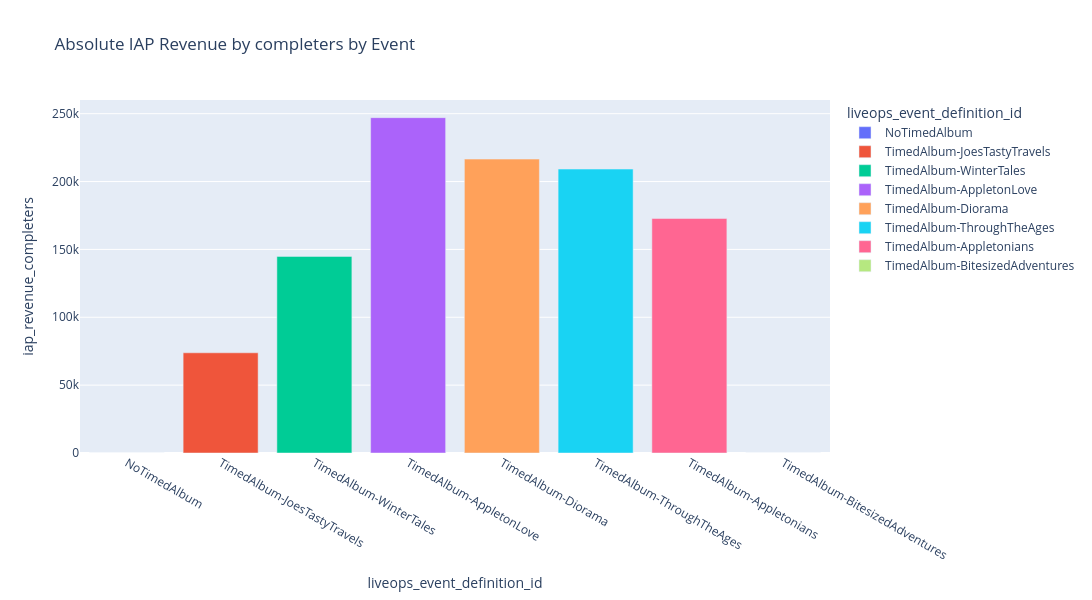
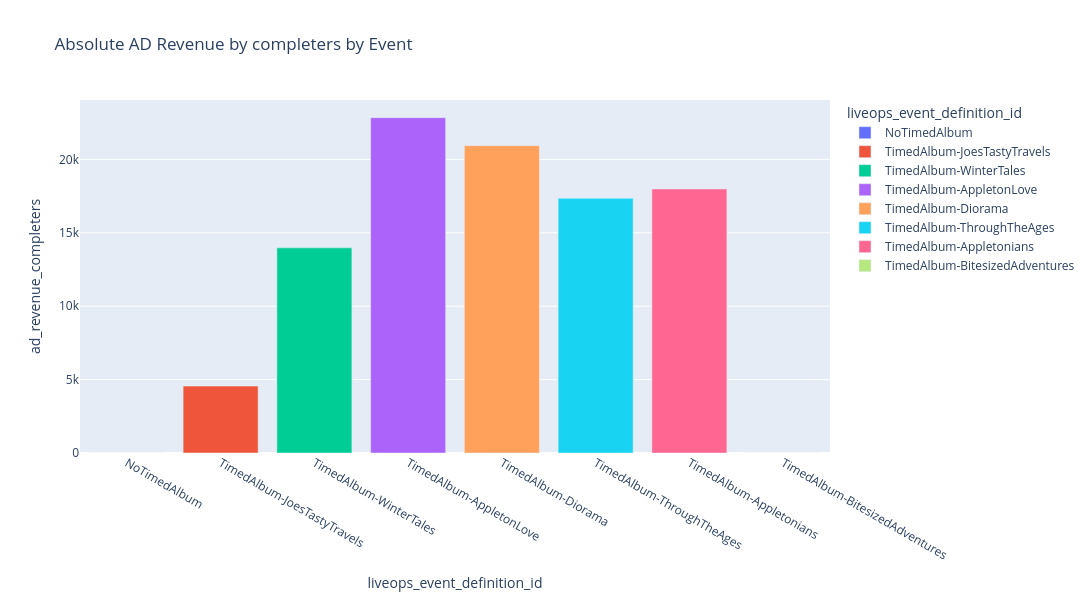

Notebook cell for these charts, in order:
### Markdown cell above
### Revenue

Bar charts of absolute and percentage IAP and ad revenue contributed by completers, compared across events.

### Code cell
fig = px.bar(data_completers_per_event, 
# Bar chart of absolute IAP revenue from completers per event
              x='liveops_event_definition_id', 
              y='iap_revenue_completers',
              color='liveops_event_definition_id',
              title='Absolute IAP Revenue by completers by Event',
              width=1200,
              height=600,
              hover_data={'iap_revenue_completers': ':.0f', 'unique_completers': True, 'pct_change_iap_revenue_completers': ':.2%'},
              category_orders={'liveops_event_definition_id': custom_order})

fig.show()

fig = px.bar(data_completers_per_event, 
              x='liveops_event_definition_id', 
              y='ad_revenue_completers',
              color='liveops_event_definition_id',
              title='Absolute AD Revenue by completers by Event',
              width=1200,
              height=600,
              hover_data={'ad_revenue_completers': ':.0f', 'unique_completers': True, 'pct_change_adrevenue_completers': ':.2%'},
              category_orders={'liveops_event_definition_id': custom_order})

fig.show()

### Figure 1 — Plotly figure (JSON) as saved in the notebook; plotly's stock layout.template omitted (floating-point values rounded to 4 significant figures)
{"data": [{"customdata": [[0.0, NaN]], "hovertemplate": "liveops_event_definition_id=%{x}<br>iap_revenue_completers=%{y:.0f}<br>unique_completers=%{customdata[0]}<br>pct_change_iap_revenue_completers=%{customdata[1]:.2%}<extra></extra>", "legendgroup": "NoTimedAlbum", "marker": {"color": "#636efa", "pattern": {"shape": ""}}, "name": "NoTimedAlbum", "orientation": "v", "showlegend": true, "textposition": "auto", "type": "bar", "x": ["NoTimedAlbum"], "xaxis": "x", "y": [0.0], "yaxis": "y"}, {"customdata": [[2381.0, Infinity]], "hovertemplate": "liveops_event_definition_id=%{x}<br>iap_revenue_completers=%{y:.0f}<br>unique_completers=%{customdata[0]}<br>pct_change_iap_revenue_completers=%{customdata[1]:.2%}<extra></extra>", "legendgroup": "TimedAlbum-JoesTastyTravels", "marker": {"color": "#EF553B", "pattern": {"shape": ""}}, "name": "TimedAlbum-JoesTastyTravels", "orientation": "v", "showlegend": true, "textposition": "auto", "type": "bar", "x": ["TimedAlbum-JoesTastyTravels"], "xaxis": "x", "y": [73830.0], "yaxis": "y"}, {"customdata": [[7479.0, 0.9621]], "hovertemplate": "liveops_event_definition_id=%{x}<br>iap_revenue_completers=%{y:.0f}<br>unique_completers=%{customdata[0]}<br>pct_change_iap_revenue_completers=%{customdata[1]:.2%}<extra></extra>", "legendgroup": "TimedAlbum-WinterTales", "marker": {"color": "#00cc96", "pattern": {"shape": ""}}, "name": "TimedAlbum-WinterTales", "orientation": "v", "showlegend": true, "textposition": "auto", "type": "bar", "x": ["TimedAlbum-WinterTales"], "xaxis": "x", "y": [144900.0], "yaxis": "y"}, {"customdata": [[12560.0, 0.7055]], "hovertemplate": "liveops_event_definition_id=%{x}<br>iap_revenue_completers=%{y:.0f}<br>unique_completers=%{customdata[0]}<br>pct_change_iap_revenue_completers=%{customdata[1]:.2%}<extra></extra>", "legendgroup": "TimedAlbum-AppletonLove", "marker": {"color": "#ab63fa", "pattern": {"shape": ""}}, "name": "TimedAlbum-AppletonLove", "orientation": "v", "showlegend": true, "textposition": "auto", "type": "bar", "x": ["TimedAlbum-AppletonLove"], "xaxis": "x", "y": [247100.0], "yaxis": "y"}, {"customdata": [[9389.0, -0.1236]], "hovertemplate": "liveops_event_definition_id=%{x}<br>iap_revenue_completers=%{y:.0f}<br>unique_completers=%{customdata[0]}<br>pct_change_iap_revenue_completers=%{customdata[1]:.2%}<extra></extra>", "legendgroup": "TimedAlbum-Diorama", "marker": {"color": "#FFA15A", "pattern": {"shape": ""}}, "name": "TimedAlbum-Diorama", "orientation": "v", "showlegend": true, "textposition": "auto", "type": "bar", "x": ["TimedAlbum-Diorama"], "xaxis": "x", "y": [216500.0], "yaxis": "y"}, {"customdata": [[5679.0, -0.03394]], "hovertemplate": "liveops_event_definition_id=%{x}<br>iap_revenue_completers=%{y:.0f}<br>unique_completers=%{customdata[0]}<br>pct_change_iap_revenue_completers=%{customdata[1]:.2%}<extra></extra>", "legendgroup": "TimedAlbum-ThroughTheAges", "marker": {"color": "#19d3f3", "pattern": {"shape": ""}}, "name": "TimedAlbum-ThroughTheAges", "orientation": "v", "showlegend": true, "textposition": "auto", "type": "bar", "x": ["TimedAlbum-ThroughTheAges"], "xaxis": "x", "y": [209200.0], "yaxis": "y"}, {"customdata": [[5965.0, -0.174]], "hovertemplate": "liveops_event_definition_id=%{x}<br>iap_revenue_completers=%{y:.0f}<br>unique_completers=%{customdata[0]}<br>pct_change_iap_revenue_completers=%{customdata[1]:.2%}<extra></extra>", "legendgroup": "TimedAlbum-Appletonians", "marker": {"color": "#FF6692", "pattern": {"shape": ""}}, "name": "TimedAlbum-Appletonians", "orientation": "v", "showlegend": true, "textposition": "auto", "type": "bar", "x": ["TimedAlbum-Appletonians"], "xaxis": "x", "y": [172800.0], "yaxis": "y"}, {"customdata": [[0.0, -1.0]], "hovertemplate": "liveops_event_definition_id=%{x}<br>iap_revenue_completers=%{y:.0f}<br>unique_completers=%{customdata[0]}<br>pct_change_iap_revenue_completers=%{customdata[1]:.2%}<extra></extra>", "legendgroup": "TimedAlbum-BitesizedAdventures", "marker": {"color": "#B6E880", "pattern": {"shape": ""}}, "name": "TimedAlbum-BitesizedAdventures", "orientation": "v", "showlegend": true, "textposition": "auto", "type": "bar", "x": ["TimedAlbum-BitesizedAdventures"], "xaxis": "x", "y": [0.0], "yaxis": "y"}], "layout": {"barmode": "relative", "height": 600, "legend": {"title": {"text": "liveops_event_definition_id"}, "tracegroupgap": 0}, "title": {"text": "Absolute IAP Revenue by completers by Event"}, "width": 1200, "xaxis": {"anchor": "y", "categoryarray": ["NoTimedAlbum", "TimedAlbum-JoesTastyTravels", "TimedAlbum-WinterTales", "TimedAlbum-AppletonLove", "TimedAlbum-Diorama", "TimedAlbum-ThroughTheAges", "TimedAlbum-Appletonians", "TimedAlbum-BitesizedAdventures"], "categoryorder": "array", "domain": [0, 1], "title": {"text": "liveops_event_definition_id"}}, "yaxis": {"anchor": "x", "domain": [0, 1], "title": {"text": "iap_revenue_completers"}}}}

### Figure 2 — Plotly figure (JSON) as saved in the notebook; plotly's stock layout.template omitted (floating-point values rounded to 4 significant figures)
{"data": [{"customdata": [[0.0, NaN]], "hovertemplate": "liveops_event_definition_id=%{x}<br>ad_revenue_completers=%{y:.0f}<br>unique_completers=%{customdata[0]}<br>pct_change_adrevenue_completers=%{customdata[1]:.2%}<extra></extra>", "legendgroup": "NoTimedAlbum", "marker": {"color": "#636efa", "pattern": {"shape": ""}}, "name": "NoTimedAlbum", "orientation": "v", "showlegend": true, "textposition": "auto", "type": "bar", "x": ["NoTimedAlbum"], "xaxis": "x", "y": [0.0], "yaxis": "y"}, {"customdata": [[2381.0, Infinity]], "hovertemplate": "liveops_event_definition_id=%{x}<br>ad_revenue_completers=%{y:.0f}<br>unique_completers=%{customdata[0]}<br>pct_change_adrevenue_completers=%{customdata[1]:.2%}<extra></extra>", "legendgroup": "TimedAlbum-JoesTastyTravels", "marker": {"color": "#EF553B", "pattern": {"shape": ""}}, "name": "TimedAlbum-JoesTastyTravels", "orientation": "v", "showlegend": true, "textposition": "auto", "type": "bar", "x": ["TimedAlbum-JoesTastyTravels"], "xaxis": "x", "y": [4556.0], "yaxis": "y"}, {"customdata": [[7479.0, 2.067]], "hovertemplate": "liveops_event_definition_id=%{x}<br>ad_revenue_completers=%{y:.0f}<br>unique_completers=%{customdata[0]}<br>pct_change_adrevenue_completers=%{customdata[1]:.2%}<extra></extra>", "legendgroup": "TimedAlbum-WinterTales", "marker": {"color": "#00cc96", "pattern": {"shape": ""}}, "name": "TimedAlbum-WinterTales", "orientation": "v", "showlegend": true, "textposition": "auto", "type": "bar", "x": ["TimedAlbum-WinterTales"], "xaxis": "x", "y": [13970.0], "yaxis": "y"}, {"customdata": [[12560.0, 0.6348]], "hovertemplate": "liveops_event_definition_id=%{x}<br>ad_revenue_completers=%{y:.0f}<br>unique_completers=%{customdata[0]}<br>pct_change_adrevenue_completers=%{customdata[1]:.2%}<extra></extra>", "legendgroup": "TimedAlbum-AppletonLove", "marker": {"color": "#ab63fa", "pattern": {"shape": ""}}, "name": "TimedAlbum-AppletonLove", "orientation": "v", "showlegend": true, "textposition": "auto", "type": "bar", "x": ["TimedAlbum-AppletonLove"], "xaxis": "x", "y": [22840.0], "yaxis": "y"}, {"customdata": [[9389.0, -0.08353]], "hovertemplate": "liveops_event_definition_id=%{x}<br>ad_revenue_completers=%{y:.0f}<br>unique_completers=%{customdata[0]}<br>pct_change_adrevenue_completers=%{customdata[1]:.2%}<extra></extra>", "legendgroup": "TimedAlbum-Diorama", "marker": {"color": "#FFA15A", "pattern": {"shape": ""}}, "name": "TimedAlbum-Diorama", "orientation": "v", "showlegend": true, "textposition": "auto", "type": "bar", "x": ["TimedAlbum-Diorama"], "xaxis": "x", "y": [20930.0], "yaxis": "y"}, {"customdata": [[5679.0, -0.1714]], "hovertemplate": "liveops_event_definition_id=%{x}<br>ad_revenue_completers=%{y:.0f}<br>unique_completers=%{customdata[0]}<br>pct_change_adrevenue_completers=%{customdata[1]:.2%}<extra></extra>", "legendgroup": "TimedAlbum-ThroughTheAges", "marker": {"color": "#19d3f3", "pattern": {"shape": ""}}, "name": "TimedAlbum-ThroughTheAges", "orientation": "v", "showlegend": true, "textposition": "auto", "type": "bar", "x": ["TimedAlbum-ThroughTheAges"], "xaxis": "x", "y": [17350.0], "yaxis": "y"}, {"customdata": [[5965.0, 0.03682]], "hovertemplate": "liveops_event_definition_id=%{x}<br>ad_revenue_completers=%{y:.0f}<br>unique_completers=%{customdata[0]}<br>pct_change_adrevenue_completers=%{customdata[1]:.2%}<extra></extra>", "legendgroup": "TimedAlbum-Appletonians", "marker": {"color": "#FF6692", "pattern": {"shape": ""}}, "name": "TimedAlbum-Appletonians", "orientation": "v", "showlegend": true, "textposition": "auto", "type": "bar", "x": ["TimedAlbum-Appletonians"], "xaxis": "x", "y": [17980.0], "yaxis": "y"}, {"customdata": [[0.0, -1.0]], "hovertemplate": "liveops_event_definition_id=%{x}<br>ad_revenue_completers=%{y:.0f}<br>unique_completers=%{customdata[0]}<br>pct_change_adrevenue_completers=%{customdata[1]:.2%}<extra></extra>", "legendgroup": "TimedAlbum-BitesizedAdventures", "marker": {"color": "#B6E880", "pattern": {"shape": ""}}, "name": "TimedAlbum-BitesizedAdventures", "orientation": "v", "showlegend": true, "textposition": "auto", "type": "bar", "x": ["TimedAlbum-BitesizedAdventures"], "xaxis": "x", "y": [0.0], "yaxis": "y"}], "layout": {"barmode": "relative", "height": 600, "legend": {"title": {"text": "liveops_event_definition_id"}, "tracegroupgap": 0}, "title": {"text": "Absolute AD Revenue by completers by Event"}, "width": 1200, "xaxis": {"anchor": "y", "categoryarray": ["NoTimedAlbum", "TimedAlbum-JoesTastyTravels", "TimedAlbum-WinterTales", "TimedAlbum-AppletonLove", "TimedAlbum-Diorama", "TimedAlbum-ThroughTheAges", "TimedAlbum-Appletonians", "TimedAlbum-BitesizedAdventures"], "categoryorder": "array", "domain": [0, 1], "title": {"text": "liveops_event_definition_id"}}, "yaxis": {"anchor": "x", "domain": [0, 1], "title": {"text": "ad_revenue_completers"}}}}
